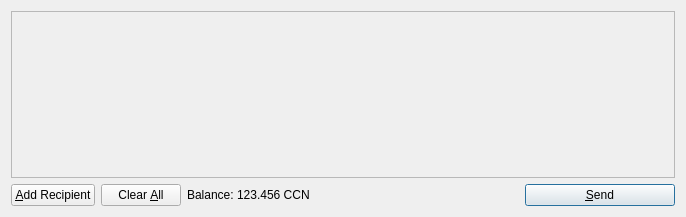
<?xml version="1.0" encoding="UTF-8"?>
<ui version="4.0">
 <class>SendCoinsDialog</class>
 <widget class="QDialog" name="SendCoinsDialog">
  <property name="geometry">
   <rect>
    <x>0</x>
    <y>0</y>
    <width>686</width>
    <height>217</height>
   </rect>
  </property>
  <property name="windowTitle">
   <string>Send Coins</string>
  </property>
  <layout class="QVBoxLayout" name="verticalLayout">
   <item>
    <widget class="QScrollArea" name="scrollArea">
     <property name="widgetResizable">
      <bool>true</bool>
     </property>
     <widget class="QWidget" name="scrollAreaWidgetContents">
      <property name="geometry">
       <rect>
        <x>0</x>
        <y>0</y>
        <width>666</width>
        <height>165</height>
       </rect>
      </property>
      <layout class="QVBoxLayout" name="verticalLayout_2">
       <property name="margin">
        <number>0</number>
       </property>
       <item>
        <layout class="QVBoxLayout" name="entries">
         <property name="spacing">
          <number>6</number>
         </property>
        </layout>
       </item>
       <item>
        <spacer name="verticalSpacer">
         <property name="orientation">
          <enum>Qt::Vertical</enum>
         </property>
         <property name="sizeHint" stdset="0">
          <size>
           <width>20</width>
           <height>40</height>
          </size>
         </property>
        </spacer>
       </item>
      </layout>
     </widget>
    </widget>
   </item>
   <item>
    <layout class="QHBoxLayout" name="horizontalLayout">
     <item>
      <widget class="QPushButton" name="addButton">
       <property name="toolTip">
        <string>Send to multiple recipients at once</string>
       </property>
       <property name="text">
        <string>&amp;Add Recipient</string>
       </property>
       <property name="icon">
        <iconset resource="../bitcoin.qrc">
         <normaloff>:/icons/add</normaloff>:/icons/add</iconset>
       </property>
       <property name="autoDefault">
        <bool>false</bool>
       </property>
      </widget>
     </item>
     <item>
      <widget class="QPushButton" name="clearButton">
       <property name="sizePolicy">
        <sizepolicy hsizetype="Minimum" vsizetype="Fixed">
         <horstretch>0</horstretch>
         <verstretch>0</verstretch>
        </sizepolicy>
       </property>
       <property name="toolTip">
        <string>Remove all transaction fields</string>
       </property>
       <property name="text">
        <string>Clear &amp;All</string>
       </property>
       <property name="icon">
        <iconset resource="../bitcoin.qrc">
         <normaloff>:/icons/remove</normaloff>:/icons/remove</iconset>
       </property>
       <property name="autoRepeatDelay">
        <number>300</number>
       </property>
       <property name="autoDefault">
        <bool>false</bool>
       </property>
      </widget>
     </item>
     <item>
      <layout class="QHBoxLayout" name="horizontalLayout_2">
       <property name="spacing">
        <number>3</number>
       </property>
       <item>
        <widget class="QLabel" name="label">
         <property name="text">
          <string>Balance:</string>
         </property>
        </widget>
       </item>
       <item>
        <widget class="QLabel" name="labelBalance">
         <property name="cursor">
          <cursorShape>IBeamCursor</cursorShape>
         </property>
         <property name="text">
          <string>123.456 CCN</string>
         </property>
         <property name="textInteractionFlags">
          <set>Qt::LinksAccessibleByMouse|Qt::TextSelectableByKeyboard|Qt::TextSelectableByMouse</set>
         </property>
        </widget>
       </item>
      </layout>
     </item>
     <item>
      <spacer name="horizontalSpacer">
       <property name="orientation">
        <enum>Qt::Horizontal</enum>
       </property>
       <property name="sizeHint" stdset="0">
        <size>
         <width>40</width>
         <height>20</height>
        </size>
       </property>
      </spacer>
     </item>
     <item>
      <widget class="QPushButton" name="sendButton">
       <property name="minimumSize">
        <size>
         <width>150</width>
         <height>0</height>
        </size>
       </property>
       <property name="toolTip">
        <string>Confirm the send action</string>
       </property>
       <property name="text">
        <string>&amp;Send</string>
       </property>
       <property name="icon">
        <iconset resource="../bitcoin.qrc">
         <normaloff>:/icons/send</normaloff>:/icons/send</iconset>
       </property>
       <property name="default">
        <bool>true</bool>
       </property>
      </widget>
     </item>
    </layout>
   </item>
  </layout>
 </widget>
 <resources>
  <include location="../bitcoin.qrc"/>
 </resources>
 <connections/>
</ui>
